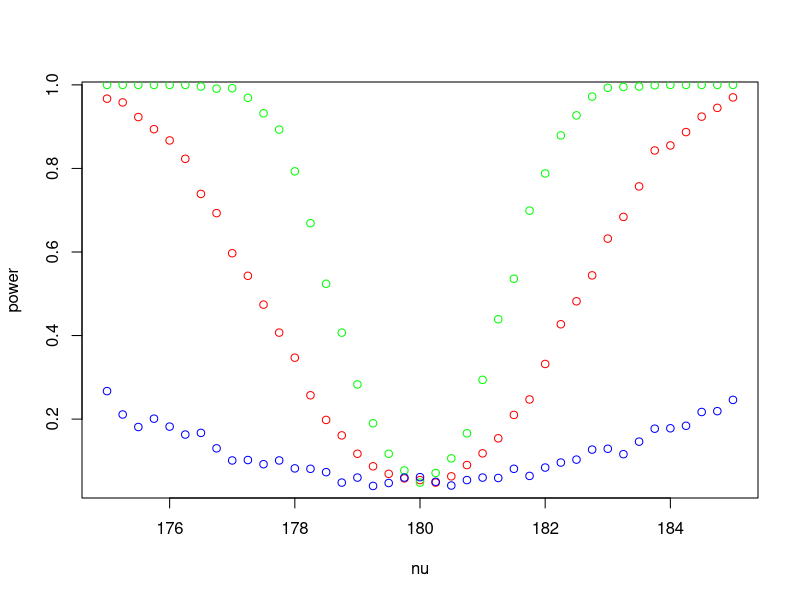
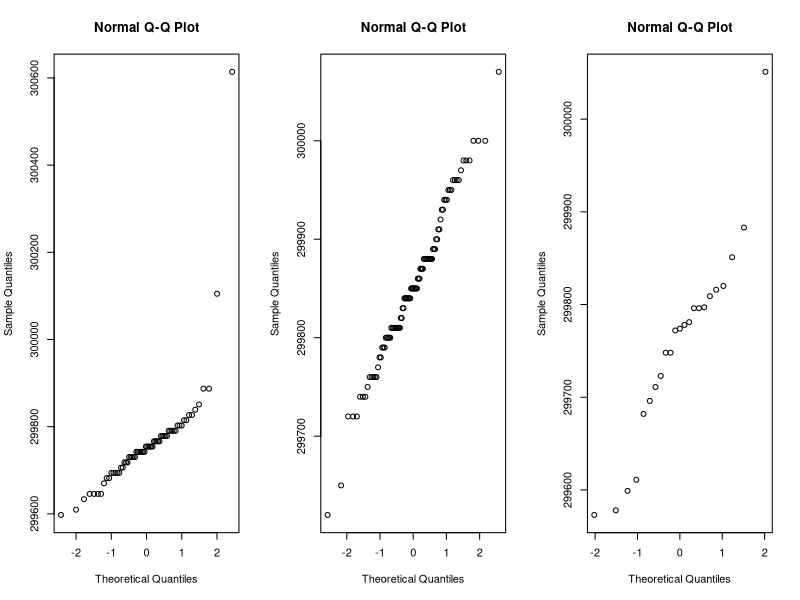
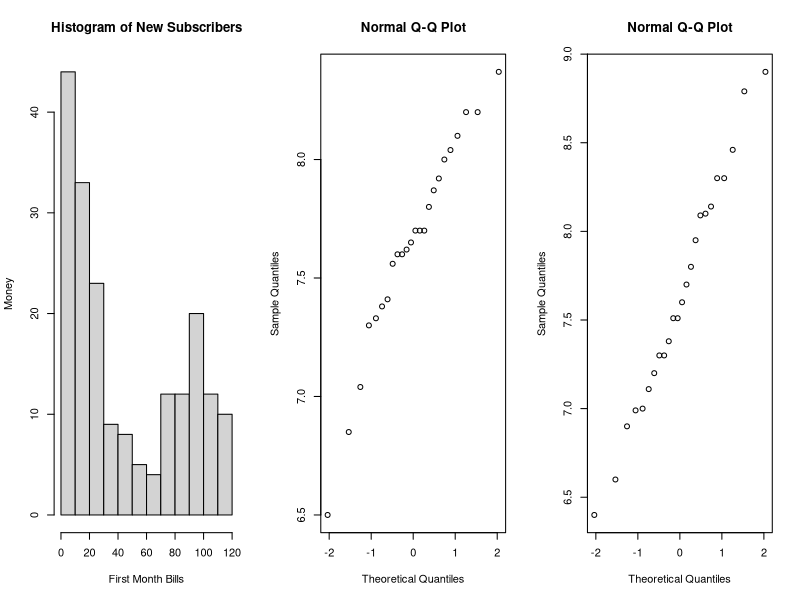
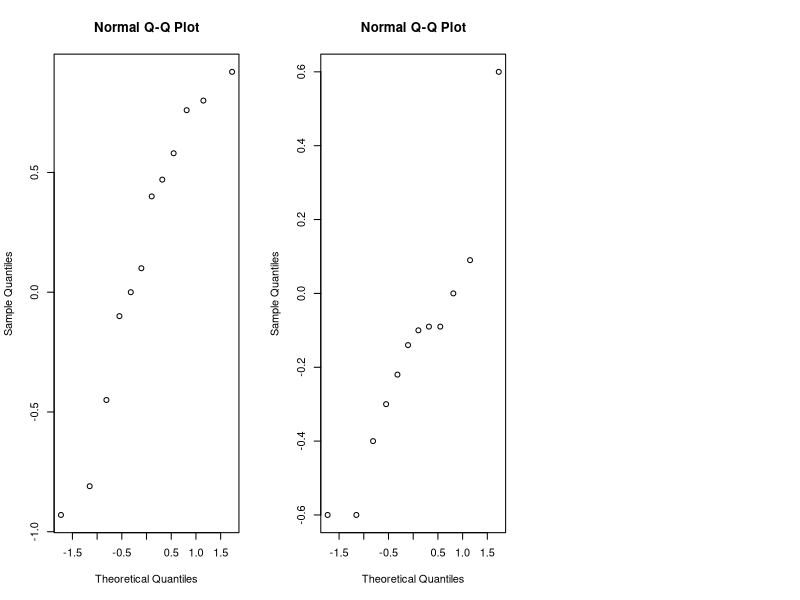
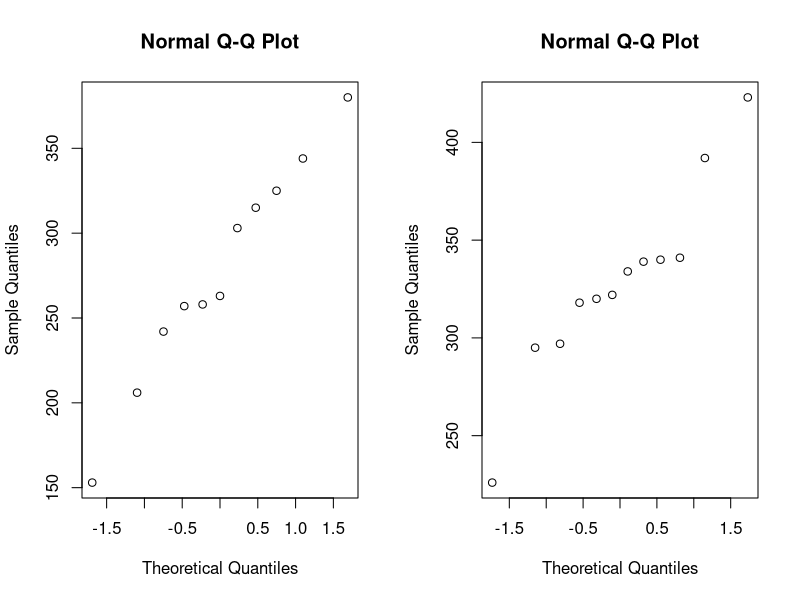
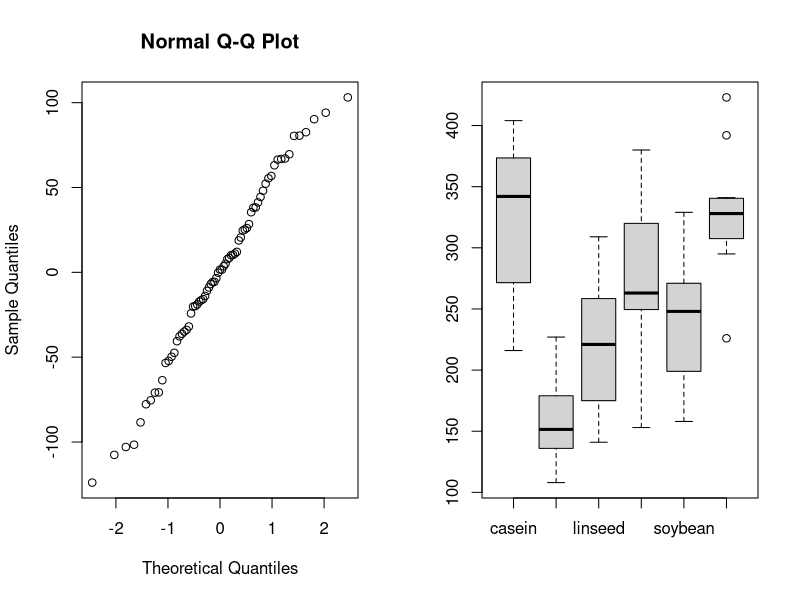
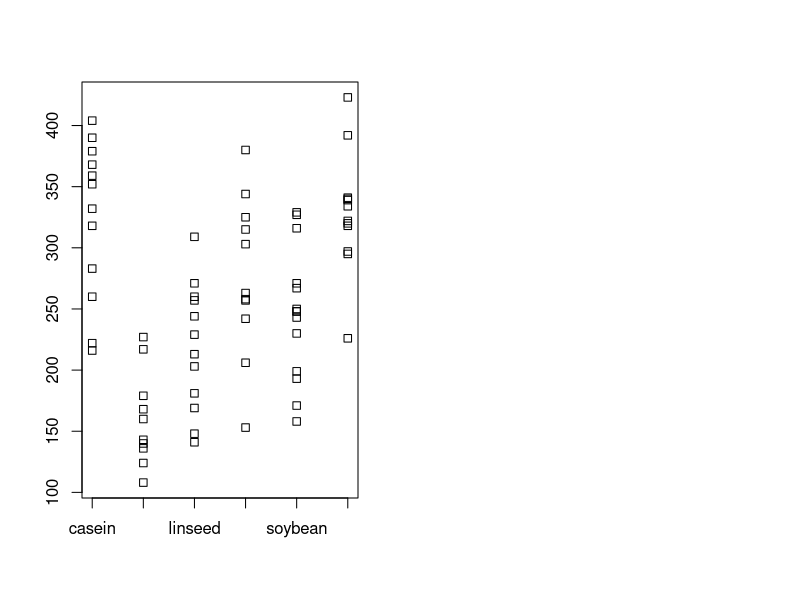

These figures' R source, in order:
## ---- chunk 1
set.seed(1234)
## ---- chunk 2
powerOfTtest <- function(n, m, mu, nu, sd)
{
  B = 1000; p = numeric(B); power = numeric(length(nu))
  for (i in 1:length(nu))
  {
    for (b in 1:B)
    {
      x = rnorm(n, mu,sd); y = rnorm(m, nu[i],sd)
      p[b] = t.test(x,y,var.equal=TRUE)[[3]]
    }
    power[i] = mean(p<0.05)
  }
  power
}
## ---- chunk 3
nu = seq(175,185,by=0.25); mu = 180 # these parameters stay equal in all sets
# compute and plot power function with parametrs : n = m = 30, and sd = 5
n = m = 30; sd = 5
power = powerOfTtest(n, m, mu, nu, sd)
plot(nu, power, col = 'red')

# compute and plot power function with parametrs : n = m = 100,and sd = 5.
n = m = 100; sd = 5
power = powerOfTtest(n, m, mu, nu, sd)
points(nu, power, col = 'green')

# compute power function with parametrs : n = m = 30, and sd = 15.
n = m = 30; sd = 15
power = powerOfTtest(n, m, mu, nu, sd)
points(nu, power, col = 'blue')
## ---- chunk 4
light = 7.442 / ((scan('light.txt', quiet=TRUE) / 1000 + 24.8) / 10^6)
light1879 = scan('light1879.txt', quiet=TRUE) + 299000
light1882 = scan('light1882.txt', quiet=TRUE) + 299000
par(mfrow=c(1,3))
qqnorm(light); qqnorm(light1879); qqnorm(light1882)
shapiro.test(light)[[2]]
shapiro.test(light1879)[[2]]
shapiro.test(light1882)[[2]]
## ---- chunk 5
lightCi = t.test(light)[[4]]
light1879Ci = t.test(light1879)[[4]]
light1882Ci = t.test(light1882)[[4]]
c(lightCi[1], lightCi[2])
c(light1879Ci[1], light1879Ci[2])
c(light1882Ci[1], light1882Ci[2])
## ---- chunk 6
lightSpeed = 299792.458
p = wilcox.test(light,mu=lightSpeed)[[3]]
p1879 = t.test(light1879, mu=lightSpeed)[[3]]
p1882 = t.test(light1882,mu=lightSpeed)[[3]]
p; p1879; p1882;
## ---- chunk 7
telephoneBills = read.table('telephone.txt', header=TRUE)
telephone =  telephoneBills[telephoneBills$Bills!=0, ]
hist(telephone, xlab='First Month Bills', ylab='Money', main='Histogram of New Subscribers')
## ---- chunk 8
lambdas=seq(0.01, 0.1, by=0.005)
B=1000
t=median(telephone)
n=length(telephone)
p=numeric(length(lambdas))
for (i in 1:length(lambdas)) {
  tstar=numeric(B)
  for (b in 1:B) {
    xstar=rexp(n, lambdas[i])
    tstar[b]=median(xstar)
  }
  pl=sum(tstar<t)/B
  pr=sum(tstar>t)/B
  p[i]=2*min(pl,pr)
}
p
## ---- chunk 9
B = 1000
medians = numeric(B)
for (b in 1:B) {
  xstar=sample(telephone, size=length(telephone), replace=TRUE)
  medians[b] = median(xstar)
}
Tstar25 = quantile(medians, 0.025)
Tstar975 = quantile(medians, 0.975)
T1 = median(telephone)
c(2*T1-Tstar975,2*T1-Tstar25)
## ---- chunk 10
B = 1000
sample_means = numeric(B)
medians = numeric(B)
for (b in 1:B) {
  xstar = sample(telephone, size=length(telephone), replace=TRUE)
  sample_means[b] = mean(xstar)
  medians[b] = median(xstar)
}
central = mean(sample_means)
lambda = 1 / central
lambda
Tstar25 = quantile(medians, 0.025)
Tstar975 = quantile(medians, 0.975)
T1 = median(telephone)
c(2*T1-Tstar975,2*T1-Tstar25)
## ---- chunk 11
binom.test(sum(telephone>=40),length(telephone),p=0.5)[[3]]
binom.test(sum(telephone<10),length(telephone),p=0.25, alternative='greater')[[3]]
## ---- chunk 12
run = read.table('run.txt')
cor.test(run$before, run$after)

qqnorm(run$before)
qqnorm(run$after)
shapiro.test(run$before)[[2]]
shapiro.test(run$after)[[2]]
## ---- chunk 13
lemo = run[run$drink=='lemo', ]
t.test(lemo$before, lemo$after, paired = TRUE)[[3]]
qqnorm(lemo$after - lemo$before)
## ---- chunk 14
energy = run[run$drink=='energy', ]
t.test(energy$before, energy$after, paired = TRUE)[[3]]
qqnorm(energy$after - energy$before)
## ---- chunk 15
 mystat=function(x,y) {mean(x-y)} 
B=1000
tstar=numeric(B)
for (i in 1:B) 
{ 
 lemonstar=t(apply(cbind(lemo$before,lemo$after),1,sample))
 tstar[i]=mystat(lemonstar[,1],lemonstar[,2]) 
}
 myt=mystat(lemo$before,lemo$after)
 pl=sum(tstar<myt)/B 
 pr=sum(tstar>myt)/B
 p=2*min(pl,pr)
 p
## ---- chunk 16
mystat=function(x,y) {mean(x-y)} 
B=1000
tstar=numeric(B)
for (i in 1:B) 
{ 
 lemonstar=t(apply(cbind(energy$before,energy$after),1,sample))
 tstar[i]=mystat(lemonstar[,1],lemonstar[,2]) 
}
 myt=mystat(energy$before,energy$after)
 pl=sum(tstar<myt)/B 
 pr=sum(tstar>myt)/B
 p=2*min(pl,pr)
 p
## ---- chunk 17
lemo$difference = lemo$before - lemo$after
energy$difference = energy$before - energy$after
mystat=function(x,y) {mean(x-y)}
B=1000
tstar=numeric(B)
for (i in 1:B) {
  adiffstar=t(apply(cbind(lemo$difference,energy$difference),1,sample))
  tstar[i]=mystat(adiffstar[,1],adiffstar[,2])
}
myt=mystat(lemo$difference,energy$difference)
pl=sum(tstar<myt)/B
pr=sum(tstar>myt)/B
p=2*min(pl,pr)
p
## ---- chunk 18
meatmeal = chickwts[chickwts$feed == 'meatmeal', ]$weight
sunflower = chickwts[chickwts$feed == 'sunflower', ]$weight
t.test(meatmeal, sunflower)[[3]]
wilcox.test(meatmeal, sunflower)[[3]]
ks.test(meatmeal, sunflower)[[2]]
par(mfrow=c(1,2))
qqnorm(meatmeal)
qqnorm(sunflower)
## ---- chunk 19
chickwtsaov=lm(weight~feed,data=chickwts)
anova(chickwtsaov)[[5]][1]
summary(chickwtsaov)
## ---- chunk 20
qqnorm(residuals(chickwtsaov))
## ---- chunk 21
X <- split(chickwts$weight, chickwts$feed)
boxplot(X)
stripchart(X,vertical=TRUE)
## ---- chunk 22
attach(chickwts)
kruskal.test(weight,feed)
